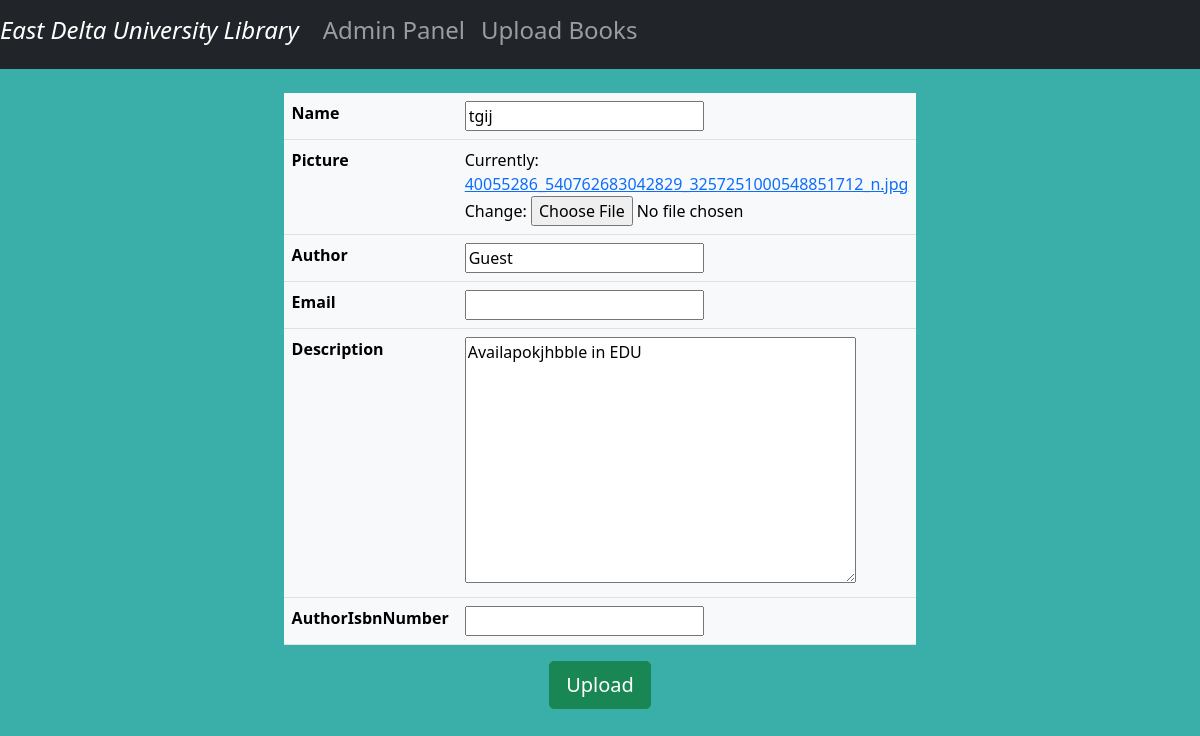
Page /update/3 on the committed database.
### book/models.py (models this page shows, shortened)
class Book(models.Model):
    name= models.CharField(max_length=50)
    picture= models.ImageField()
    author= models.CharField(max_length=30,default='Guest')
    email= models.EmailField(blank=True)
    description= models.TextField(default='Available in EDU')
    authorIsbnNumber = models.CharField(max_length=10,null=True)

### book/views.py (the view)
# urls.py: path('update/<int:book_id>',views.update_book,),
def update_book(request,book_id):
    book_id = int(book_id)
    try:
        book_shelf = Book.objects.get(id = book_id)
    except Book.DoesNotExist:
        return redirect('index')
    book_form = BookCreate(request.POST or None,instance=book_shelf)
    if book_form.is_valid():
        book_form.save()
        return redirect('index')
    return render(request,'books/upload_form.html', {'upload_form':book_form})

### book/forms.py
class BookCreate(forms.ModelForm):
    class Meta:
        model = Book
        fields = '__all__'

### book/templates/books/upload_form.html (shortened to what this page needs)
{% extends 'books/library.html' %}
{% block content%}
<center>
    <form method="POST" enctype="multipart/form-data">
        <table class="w-50 table table-light" style="border-radius: 10px;">
            {%for field in upload_form  %}
            <tr>
                <th>{{field.label}}</th>
                <td>{{field}}</td>
            </tr>
           {% endfor %}
        </table>
        <button type="submit" class="btn btn-lg btn-success md-5">Upload</button>
    </form>
</center>
{% endblock%}

### book/templates/books/library.html (style rules this page uses)
body { background-color: #3AAFA9; }

### rows in the picture
Book: upload_form "tgij" "Guest" "Availapokjhbble in EDU"

### other values in the picture
{{ field.label }} "Name" "Picture" "Author" "Email" "Description" "AuthorIsbnNumber"
